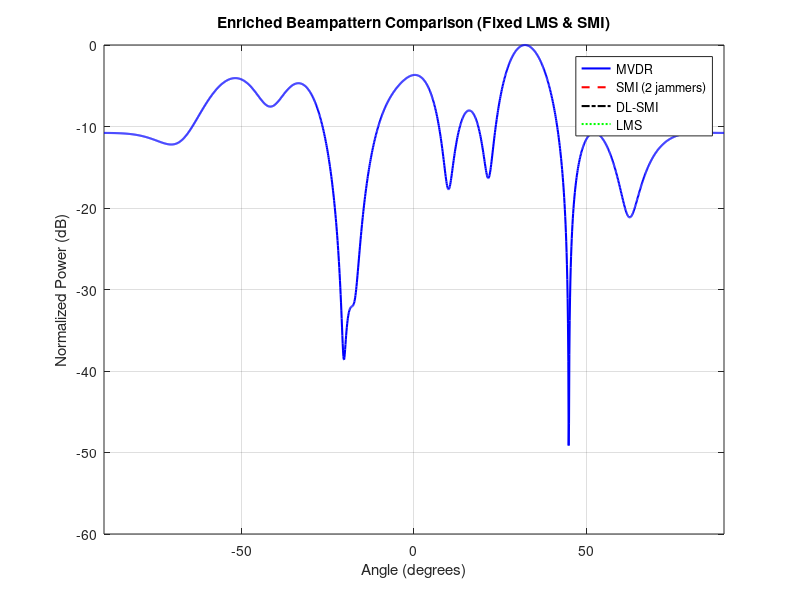

Write MATLAB code to recreate this figure.

% Final Fixed and Enriched Beampattern Comparison: MVDR, SMI, DL-SMI, LMS
clear; clc;

%% Parameters
N = 10;
d = 0.5;
theta_scan = -90:0.1:90;
snapshots = 2000;
theta_desired = 10;
theta_jammer1 = 45;
theta_jammer2 = -20;
SNR_dB = 40;
INR_dB = 30;
alpha = 0.1;
mu = 0.001;

a = @(theta) exp(1j*2*pi*d*(0:N-1)'*sind(theta));

%% Generate signals
s = sqrt(10^(SNR_dB/10)) * (randn(1, snapshots) + 1j * randn(1, snapshots)) / sqrt(2);
j1 = sqrt(10^(INR_dB/10)) * (randn(1, snapshots) + 1j * randn(1, snapshots)) / sqrt(2);
j2 = sqrt(10^(INR_dB/10)) * (randn(1, snapshots) + 1j * randn(1, snapshots)) / sqrt(2);
noise = (randn(N, snapshots) + 1j * randn(N, snapshots)) / sqrt(2);

a_s = a(theta_desired);
a_j1 = a(theta_jammer1);
a_j2 = a(theta_jammer2);

% Total signal
X_full = a_s * s + a_j1 * j1 + a_j2 * j2 + noise;
X_full = X_full ./ sqrt(mean(abs(X_full(:)).^2));  % Normalize power

% Interference + noise (for SMI)
X_jn = a_j1 * j1 + a_j2 * j2 + noise;

%% Covariance matrices
R_mvdr = (X_full * X_full') / snapshots;
R_smi = (X_jn * X_jn') / snapshots;
R_dl = R_smi + alpha * eye(N);

%% Weights
w_mvdr = (R_mvdr \ a_s) / (a_s' * (R_mvdr \ a_s));
w_smi  = (R_smi  \ a_s) / (a_s' * (R_smi  \ a_s));
w_dl   = (R_dl   \ a_s) / (a_s' * (R_dl   \ a_s));

%% LMS
w_lms = zeros(N,1);
for n = 1:snapshots
    x_n = X_full(:,n);
    e = s(n) - w_lms' * x_n;
    w_lms = w_lms + mu * x_n * conj(e);
end

%% Beampatterns (linear)
P_mvdr = zeros(size(theta_scan));
P_smi  = zeros(size(theta_scan));
P_dl   = zeros(size(theta_scan));
P_lms  = zeros(size(theta_scan));

for i = 1:length(theta_scan)
    a_theta = a(theta_scan(i));
    P_mvdr(i) = abs(w_mvdr' * a_theta).^2;
    P_smi(i)  = abs(w_smi'  * a_theta).^2;
    P_dl(i)   = abs(w_dl'   * a_theta).^2;
    P_lms(i)  = abs(w_lms'  * a_theta).^2;
end

%% Normalize and convert to dB
eps_val = 1e-12;
P_mvdr = max(P_mvdr, eps_val);
P_smi  = max(P_smi,  eps_val);
P_dl   = max(P_dl,   eps_val);
P_lms  = max(P_lms,  eps_val);

P_mvdr = 10*log10(P_mvdr / max(P_mvdr));
P_smi  = 10*log10(P_smi  / max(P_mvdr));
P_dl   = 10*log10(P_dl   / max(P_mvdr));
P_lms  = 10*log10(P_lms  / max(P_mvdr));

%% Plot
figure;
plot(theta_scan, P_mvdr, 'b-', 'LineWidth', 1.5); hold on;
plot(theta_scan, P_smi,  'r--', 'LineWidth', 1.5);
plot(theta_scan, P_dl,   'k-.', 'LineWidth', 1.5);
plot(theta_scan, P_lms,  'g:',  'LineWidth', 1.5);
xlabel('Angle (degrees)');
ylabel('Normalized Power (dB)');
title('Enriched Beampattern Comparison (Fixed LMS & SMI)');
legend('MVDR', 'SMI (2 jammers)', 'DL-SMI', 'LMS');
grid on;
axis([-90 90 -60 0]);
